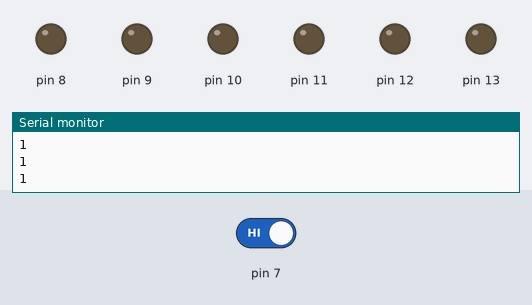
A sketch run on a simulated Arduino Uno, built with avr-gcc and run on an emulated ATmega328P. Parts: output pins drawn as LEDs (lit = HIGH), the last lines printed to the serial monitor. The test bench sets the inputs (shaded band); at power-on: pin 7 HIGH.

Above: at 1.8 s.
1.9 s: pin 7 driven LOW
At 2.9 s:
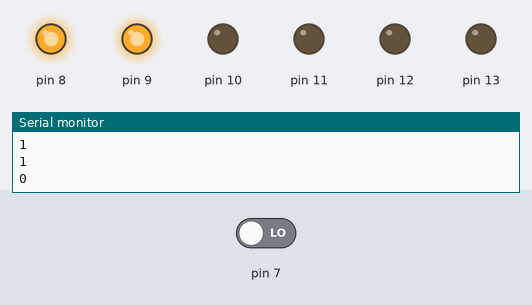
At 3.9 s:
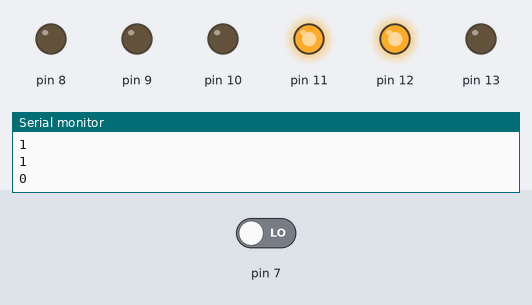
4.9 s: pin 7 driven HIGH
At 5.8 s:
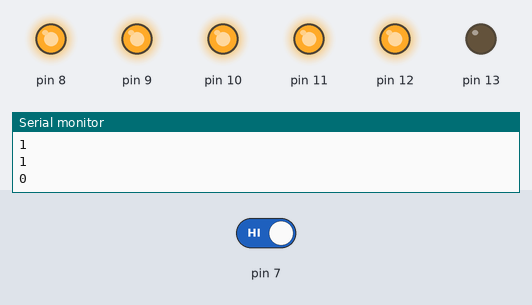
Timing chart, 0 to 7.9 s (numbered marks = the images above; inputs shaded):
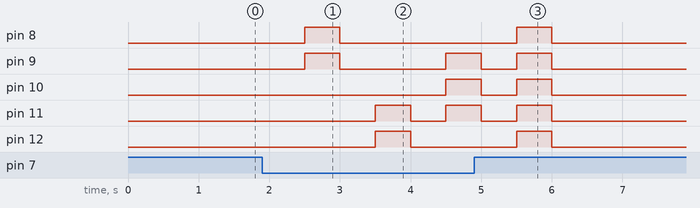

The sketch:

sketch_jun18d.ino
```cpp
int b,i,k=2,j,a=0;
void setup() {
  for(i=8;i<=13;i++)
  pinMode(i,OUTPUT);
  pinMode(7,INPUT);
  Serial.begin(9600);
  // put your setup code here, to run once:

}

void loop() {
  b=digitalRead(7);
  Serial.println(b);
  delay(500);
  if(b==0)
  {
    for(i=8;i<12;i++)
  {
    for(j=0;j<k;j++)
    digitalWrite(i+j,1);
    digitalWrite(13,0);
    delay(500);
    for(j=0;j<k;j++)
    digitalWrite(i+j,0);
    digitalWrite(13,0);
    delay(500);
    a++;
    if(a==1)
    {
      i+=2;
      k=2;
    }
    else if(a==2)
    {
      i=8;
      k=3;
    }
    else if(a==3)
    {
      i=7;k=5;
    }
    else
    {
      break;
    }
    }
    i=8;
    a=0;
      k=2;
  }

  // put your main code here, to run repeatedly:

}
```

Measured:
- after the input at 1.9 s, pin 8: LOW → HIGH after 0.60 s, → LOW 0.50 s later; pin 9: LOW → HIGH after 0.60 s, → LOW 0.50 s later, → HIGH 1.5 s later; pin 10: LOW → HIGH after 2.6 s; pin 11: LOW → HIGH after 1.6 s, → LOW 0.50 s later, → HIGH 0.50 s later; pin 12: LOW → HIGH after 1.6 s, → LOW 0.50 s later
- after the input at 4.9 s, pin 8–12: goes on until 6.0 s, then stays LOW
